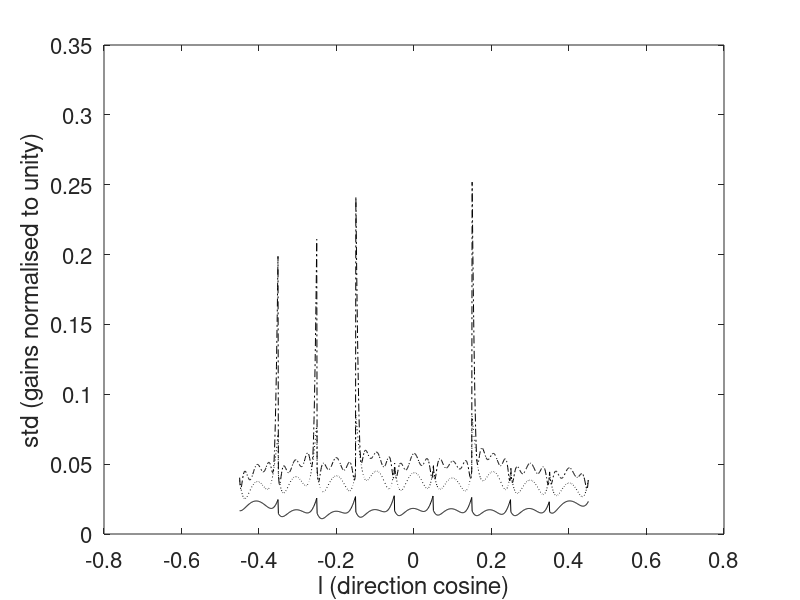
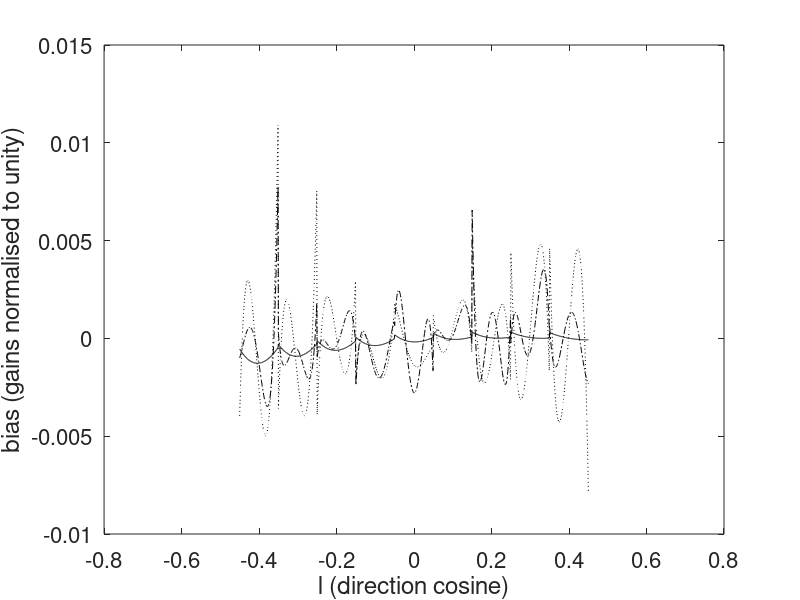

The MATLAB script that drew these images, in order:
%% multi-beam calibration of DDEs
%
% This script demonstrates the advantages of combining DD calibration
% solutions from multiple beams to improve the solutions for DDEs under the
% assumption that the DDE model can be split in a factor common to all
% beams and a global factor. This will be demonstrated using a simple model
% in which both factors can be described by low order polynomials.
%
% As starting point for the optimisation, we will assume that the apparent
% source fluxes are available / measured and that the noise is spatially
% white over the FoV.
%
% SJW, 29 January 2018

%% start with a clean workspace
clear
close all

%% measurement description
N_b = 9;        % number of beams (odd to ensure symmetric placement)
dl_b = 0.1;     % beam separation (assumed identical to HPBW)
dl = 1e-3;      % resolution for plots
Nrun = 1e3;     % number of runs in MC sim
Niter = 5;      % number of iterations
SNR = 10;       % instantaneous SNR of sources based on true power

%% define DD model per beam
p_b = polyfit([0, -dl_b/2, dl_b/2], [1, 0.5, 0.5], 2);
%l_b = -dl_b/2:dl:dl_b/2;
%g_b = polyval(l_b, p_b);

%% define global DD model
p_e = polyfit([0, -1, 1], [1, 0, 0], 2);
%l_e = -1:dl:1;
%g_e = polyval(p_e, l);

%% combine local and global DD model
l0 = -(N_b-1)/2 * dl_b:dl_b:(N_b-1)/2 * dl_b;    % beam centers
l_tot = ((l0(1) - dl_b/2):dl:(l0(end) + dl_b/2)).';
l_b = NaN(length(l_tot), 1);
%g_b = NaN(length(l_tot), 1);
for idx = 1:N_b
    l = (l0(idx) - dl_b/2):dl:(l0(idx) + dl_b/2);
    [~, startidx] = min(abs(l_tot - l(1)));
    [~, stopidx] = min(abs(l_tot -l(end)));
    l_b(startidx:stopidx) = l - l0(idx);
end
g_b = polyval(p_b, l_b);
g_e = polyval(p_e, l_tot);
g_tot = g_e .* g_b;
% figure
% plot(l_tot, g_b, 'k:', ...
%      l_tot, g_e, 'k-.', ...
%      l_tot, g_tot, 'k-');
% set(gca, 'FontSize', 16);
% xlabel('l (direction cosine)');
% ylabel('gain (normalised to unity)');

%% perform MC sim
lidx = 1:10:length(l_tot);
%lidx = randperm(length(l_tot), 3 * N_b);        % grid indices of sources
sigma0 = SNR;               % true source power
g_global = NaN(length(l_tot), Nrun);
g_local2 = NaN(length(l_tot), Nrun);
g_local4 = NaN(length(l_tot), Nrun);
for run = 1:Nrun
    sigma = g_tot(lidx) .* (sigma0 + randn(length(lidx), 1));
    % try iterative multi-beam solution
    g_e_hat = ones(length(l_tot), 1);
    g_b_hat = ones(length(l_tot), 1);
    for iter = 1:Niter
        % remove (estimated) global DD model
        sigma_hat = sigma ./ g_e_hat(lidx);
        % update local DD model
        p_b_hat = polyfit(l_b(lidx), sigma_hat, 2);
        g_b_hat = polyval(p_b_hat, l_b);
        % remove (estimated) local DD model
        sigma_hat = sigma ./ g_b_hat(lidx);
        % update global DD model
        p_e_hat = polyfit(l_tot(lidx), sigma_hat, 2);
        g_e_hat = polyval(p_e_hat, l_tot);
    end
    g_global(:, run) = g_e_hat .* g_b_hat;
    % try local solution (per beam solution)
    for idx = 1:N_b
        l = (l0(idx) - dl_b/2):dl:(l0(idx) + dl_b/2);
        [~, startidx] = min(abs(l_tot - l(1)));
        [~, stopidx] = min(abs(l_tot - l(end)));
        srcidx = find((l_tot(lidx) >= l(1)) & (l_tot(lidx) <= l(end)));
        p_local2 = polyfit(l_tot(lidx(srcidx)) - l0(idx), sigma(srcidx), 2);
        g_local2(startidx:stopidx, run) = polyval(p_local2, l_tot(startidx:stopidx) - l0(idx)); 
        p_local4 = polyfit(l_tot(lidx(srcidx)) - l0(idx), sigma(srcidx), 4);
        g_local4(startidx:stopidx, run) = polyval(p_local4, l_tot(startidx:stopidx) - l0(idx)); 
    end
end

%% plot statistics
g_global = g_global / SNR;
g_local2 = g_local2 / SNR;
g_local4 = g_local4 / SNR;
std_global = std(g_global.');
bias_global = mean((g_global - g_tot * ones(1, Nrun)).');
std_local2 = std(g_local2.');
std_local4 = std(g_local4.');
bias_local2 = mean((g_local2 - g_tot * ones(1, Nrun)).');
bias_local4 = mean((g_local4 - g_tot * ones(1, Nrun)).');
figure
plot(l_tot, std_local2, 'k:', ...
     l_tot, std_local4, 'k-.', ...
     l_tot, std_global, 'k-');
set(gca, 'FontSize', 16);
xlabel('l (direction cosine)');
ylabel('std (gains normalised to unity)');
figure
plot(l_tot, bias_local2, 'k:', ...
     l_tot, bias_local4, 'k-.', ...
     l_tot, bias_global, 'k-');
set(gca, 'FontSize', 16);
xlabel('l (direction cosine)');
ylabel('bias (gains normalised to unity)');
